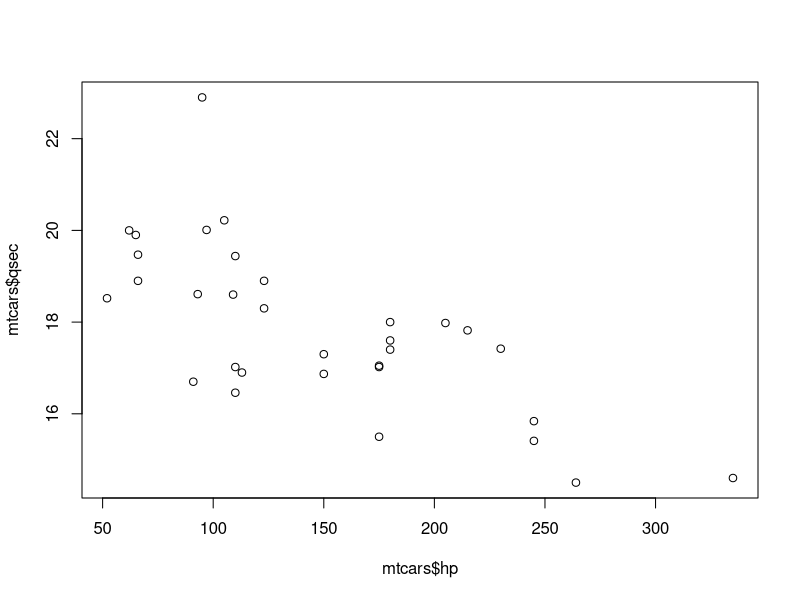

Recreate this plot in R.
### Hello World for Lecture 2
## 2021-08-26
# Adding this line to test github


print("hello world")

help("print")

### Data structures

## vectors

# character

c("A", "B", "c")

class(c("A", "B", "c"))


## numeric

class(c(1, 2, 3.5))

class(c(1:3))

1:500


seq(1, 500, by = 10)

### logical

c(T, F, TRUE, FALSE, F)


### factors


### Dates and times

Sys.Date() - 0:10

Sys.time()

### Matrices


matrix(1:12, 3, 4)

### lists

kitchen_staff <- list( chef = "Alice", 
      sous = "Bob", 
      washer = "Michael")

kitchen_staff

### assignment
## <-

### indexing

kitchen_staff["chef"]

kitchen_staff$chef

### data frames
## simply a named list where each item/variable 
## has the same length

mtcars

head(mtcars)

mean(mtcars$qsec)

class(mtcars$qsec)

### "base R" plotting
plot(mtcars$hp, mtcars$qsec)

### install a new package

install.packages("ggplot2")
